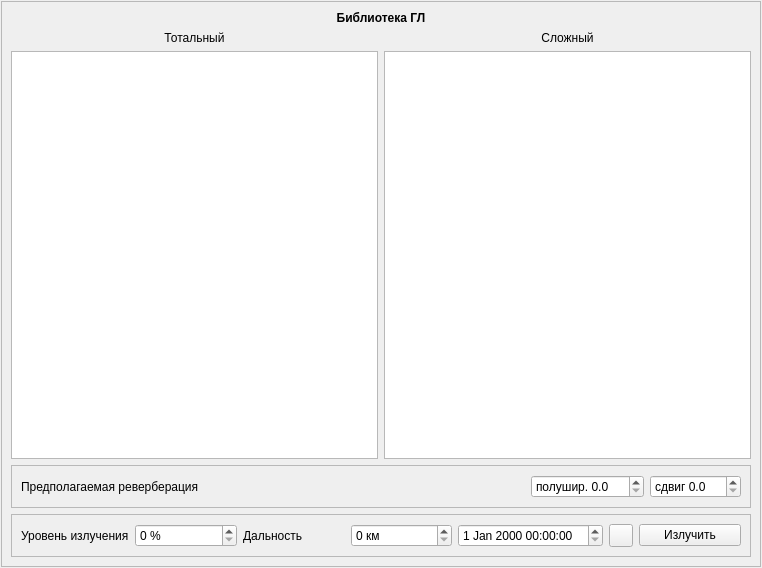
<?xml version="1.0" encoding="UTF-8"?>
<ui version="4.0">
 <class>PanelTask</class>
 <widget class="QWidget" name="PanelTask">
  <property name="geometry">
   <rect>
    <x>0</x>
    <y>0</y>
    <width>762</width>
    <height>568</height>
   </rect>
  </property>
  <property name="windowTitle">
   <string>Form</string>
  </property>
  <layout class="QGridLayout" name="gridLayout">
   <property name="leftMargin">
    <number>1</number>
   </property>
   <property name="topMargin">
    <number>1</number>
   </property>
   <property name="rightMargin">
    <number>1</number>
   </property>
   <property name="bottomMargin">
    <number>1</number>
   </property>
   <item row="0" column="0">
    <widget class="QFrame" name="frame_3">
     <property name="frameShape">
      <enum>QFrame::StyledPanel</enum>
     </property>
     <property name="frameShadow">
      <enum>QFrame::Raised</enum>
     </property>
     <layout class="QVBoxLayout" name="verticalLayout_3">
      <item>
       <widget class="QLabel" name="label">
        <property name="font">
         <font>
          <weight>75</weight>
          <bold>true</bold>
         </font>
        </property>
        <property name="text">
         <string>Библиотека ГЛ</string>
        </property>
        <property name="alignment">
         <set>Qt::AlignCenter</set>
        </property>
       </widget>
      </item>
      <item>
       <layout class="QHBoxLayout" name="horizontalLayout" stretch="1,1">
        <item>
         <layout class="QVBoxLayout" name="verticalLayout">
          <item>
           <widget class="QLabel" name="label_2">
            <property name="text">
             <string>Тотальный</string>
            </property>
            <property name="alignment">
             <set>Qt::AlignCenter</set>
            </property>
           </widget>
          </item>
          <item>
           <widget class="QTableView" name="tableView"/>
          </item>
         </layout>
        </item>
        <item>
         <layout class="QVBoxLayout" name="verticalLayout_2">
          <item>
           <widget class="QLabel" name="label_3">
            <property name="text">
             <string>Сложный</string>
            </property>
            <property name="alignment">
             <set>Qt::AlignCenter</set>
            </property>
           </widget>
          </item>
          <item>
           <widget class="QTableView" name="tableView_2"/>
          </item>
         </layout>
        </item>
       </layout>
      </item>
      <item>
       <widget class="QFrame" name="frame">
        <property name="frameShape">
         <enum>QFrame::StyledPanel</enum>
        </property>
        <property name="frameShadow">
         <enum>QFrame::Raised</enum>
        </property>
        <layout class="QHBoxLayout" name="horizontalLayout_2">
         <item>
          <widget class="QLabel" name="label_4">
           <property name="text">
            <string>Предполагаемая реверберация</string>
           </property>
          </widget>
         </item>
         <item>
          <spacer name="horizontalSpacer">
           <property name="orientation">
            <enum>Qt::Horizontal</enum>
           </property>
           <property name="sizeHint" stdset="0">
            <size>
             <width>123</width>
             <height>20</height>
            </size>
           </property>
          </spacer>
         </item>
         <item>
          <widget class="QDoubleSpinBox" name="doubleSpinBox">
           <property name="prefix">
            <string>полушир. </string>
           </property>
           <property name="decimals">
            <number>1</number>
           </property>
          </widget>
         </item>
         <item>
          <widget class="QDoubleSpinBox" name="doubleSpinBox_2">
           <property name="prefix">
            <string>сдвиг </string>
           </property>
           <property name="decimals">
            <number>1</number>
           </property>
          </widget>
         </item>
        </layout>
       </widget>
      </item>
      <item>
       <widget class="QFrame" name="frame_2">
        <property name="frameShape">
         <enum>QFrame::StyledPanel</enum>
        </property>
        <property name="frameShadow">
         <enum>QFrame::Raised</enum>
        </property>
        <layout class="QHBoxLayout" name="horizontalLayout_5">
         <item>
          <widget class="QLabel" name="label_8">
           <property name="text">
            <string>Уровень излучения</string>
           </property>
           <property name="wordWrap">
            <bool>true</bool>
           </property>
          </widget>
         </item>
         <item>
          <widget class="QSpinBox" name="spinBox">
           <property name="suffix">
            <string> %</string>
           </property>
          </widget>
         </item>
         <item>
          <widget class="QLabel" name="label_9">
           <property name="text">
            <string>Дальность</string>
           </property>
          </widget>
         </item>
         <item>
          <widget class="QSpinBox" name="spinBox_2">
           <property name="suffix">
            <string> км</string>
           </property>
          </widget>
         </item>
         <item>
          <widget class="QDateTimeEdit" name="dateTimeEdit_2"/>
         </item>
         <item>
          <widget class="QToolButton" name="toolButton_3">
           <property name="text">
            <string/>
           </property>
           <property name="icon">
            <iconset resource="../../../resources.qrc">
             <normaloff>:/icons/redo-circular-arrow.png</normaloff>:/icons/redo-circular-arrow.png</iconset>
           </property>
          </widget>
         </item>
         <item>
          <widget class="QPushButton" name="pushButton_7">
           <property name="text">
            <string>Излучить</string>
           </property>
          </widget>
         </item>
        </layout>
       </widget>
      </item>
     </layout>
    </widget>
   </item>
  </layout>
 </widget>
 <resources>
  <include location="../../../resources.qrc"/>
 </resources>
 <connections/>
</ui>
